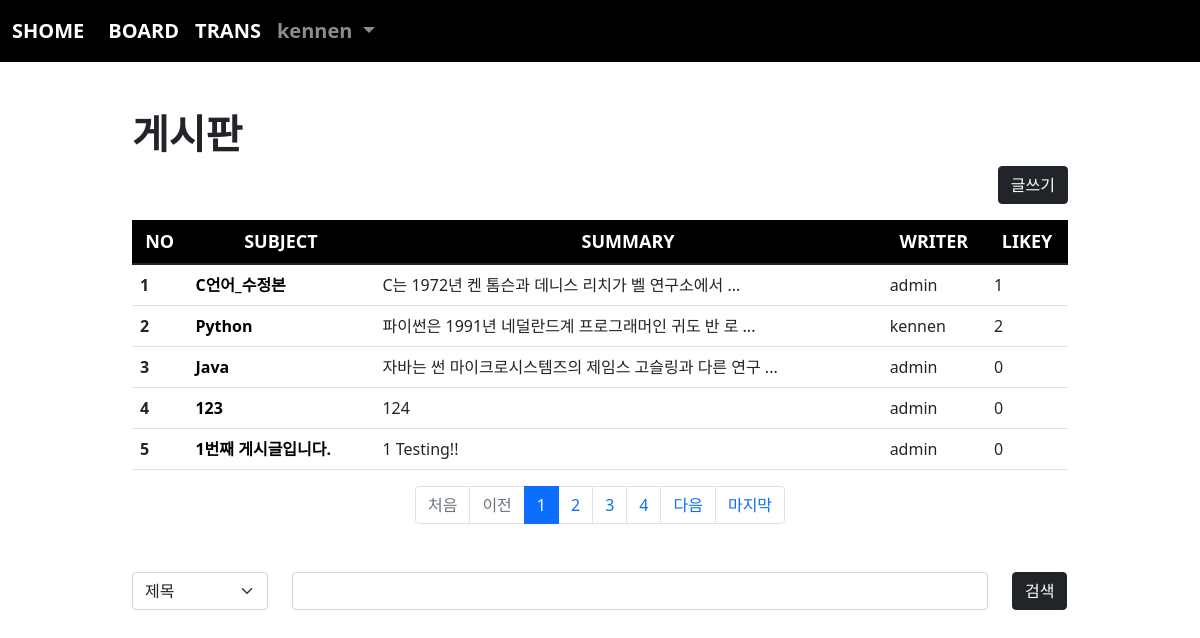
The page /board/index/ (signed in) on the database its author committed.
### acc/models.py (models this page shows, shortened)
class User(AbstractUser):
    comment = models.TextField()
    pic = models.ImageField(upload_to="user/%y")
    age = models.IntegerField(default=0)

### board/models.py (models this page shows, shortened)
class Board(models.Model):
    subject = models.CharField(max_length=200)
    writer = models.ForeignKey(User, on_delete=models.CASCADE, related_name="writer")
    content = models.TextField()
    likey = models.ManyToManyField(User, blank=True, related_name="likey")
    pubdate = models.DateTimeField()
    def summary(self):
        if len(self.content) > 30:
            return self.content[:30] + " ..."
        return self.content

### board/views.py (the view)
# urls.py: path('index/', views.index, name="index"),
def index(request):
    cate = request.GET.get("cate","")
    kw = request.GET.get("kw","")
    if kw:
        if cate == "sub":
            b = Board.objects.filter(subject__startswith=kw)
        elif cate == "wri":
            try:
                from acc.models import User
                u = User.objects.get(username=kw)
                b = Board.objects.filter(writer=u)
            except:
                b = Board.objects.none()
        else:
            b = Board.objects.filter(content__contains=kw)
    else:
        b = Board.objects.all()
    pg = request.GET.get("page", 1)
    pag = Paginator(b, 5)
    obj = pag.get_page(pg)
    context = {
        "blist" : obj,
        "cate" : cate,
        "kw" : kw
    }
    return render(request, "board/index.html", context)

### template/board/index.html (shortened to what this page needs)
{% extends 'base.html' %}
{% block con %}
    <div class="container mt-5" style="width:80%">
        <h1><b>게시판</b></h1>
        <div class="text-end">
            <a href="{% url 'board:create' %}" class="btn btn-dark">글쓰기</a>
        </div>
        <table class="table mt-3 table-hover">
            <thead class="text-center" style="background-color: black; color:white; font-weight: bold; font-size: 18px;">
                <tr>
                    <th scope="col">NO</th>
                    <th scope="col">SUBJECT</th>
                    <th scope="col">SUMMARY</th>
                    <th scope="col">WRITER</th>
                    <th scope="col">LIKEY</th>
                </tr>
            </thead>
            <tbody>
                {% for i in blist %}
                    <tr>
                        <th scope="row">{{ forloop.counter }}</th>
                        <td><a class="sub" href="{% url 'board:detail' i.id %}">{{ i.subject }}</a></td>
                        <td>{{ i.summary }}</td>
                        <td>{{ i.writer }}</td>
                        <td>{{ i.likey.count }}</td>
                    </tr>
                {% endfor %}
            </tbody>
        </table>
        <nav aria-label="Page navigation example">
            <ul class="pagination justify-content-center">
                {% if blist.has_previous %}
                    <li class="page-item">
                        <a class="page-link" href="{% url 'board:index' %}?page=1">처음</a>
                    </li>
                    <li class="page-item">
                        <a class="page-link" href="{% url 'board:index' %}?page={{blist.previous_page_number}}">이전</a>
                    </li>
                {% else %}
                    <li class="page-item disabled">
                        <a class="page-link">처음</a>
                    </li>
                    <li class="page-item disabled">
                        <a class="page-link">이전</a>
                    </li>
                {% endif %}
                {% for i in blist.paginator.page_range %}
                    {% if blist.number|add:-3 <= i and i <= blist.number|add:3 %}
                        <li class="page-item {% if blist.number == i %} active {% endif %}"><a class="page-link" href="{% url 'board:index' %}?page={{i}}">{{i}}</a></li>
                    {% endif %}
                {% endfor %}
                {% if blist.has_next %}
                    <li class="page-item">
                        <a class="page-link" href="{% url 'board:index' %}?page={{blist.next_page_number}}">다음</a>
                    </li>
                    <li class="page-item">
                        <a class="page-link" href="{% url 'board:index' %}?page={{blist.paginator.num_pages}}">마지막</a>
                    </li>
                {% endif %}
            </ul>
        </nav>
        <form>
            <div class="row mt-5 mb-5">
                <div class="col-lg-2">
                    <select name="cate" class="form-select" aria-label="Default select example">
                        <option value="sub" {% if cate == 'sub' %} selected {% endif %}>제목</option>
                    </select>
                </div>
                <div class="col-lg-9">
                    <input type="text" class="form-control" name="kw">
                </div>
                <div class="col-lg-1">
                    <button class="btn btn-dark">검색</button>
                </div>
            </div>
        </form>
</div>
{% endblock %}

### template/base.html (shortened to what this page needs)
<!doctype html>
<html lang="en">
    <head>
        <link href="https://cdn.jsdelivr.net/npm/bootstrap@5.1.3/dist/css/bootstrap.min.css" rel="stylesheet">
    </head>
    <body>
        {% if user.is_authenticated %}
            <nav class="navbar navbar-expand-lg navbar-dark" style="background-color: rgb(0, 0, 0); font-size: 20px; font-weight: bold;">
                <div class="container-fluid">
                    <a class="navbar-brand" href="{% url 'acc:index' %}">SHOME</a>
                    <div class="collapse navbar-collapse" id="navbarSupportedContent">
                        <ul class="navbar-nav me-auto mb-2 mb-lg-0">
                            <li class="nav-item">
                                <a class="nav-link active" aria-current="page" href="{% url 'board:index' %}">BOARD</a>
                            </li>
                            <li class="nav-item">
                                <a class="nav-link active" aria-current="page" href="{% url 'trans:index' %}">TRANS</a>
                            </li>
                            <li class="nav-item dropdown">
                                <a class="nav-link dropdown-toggle" href="#" id="navbarDropdown" role="button" data-bs-toggle="dropdown" aria-expanded="false">
                                    {{ user }}
                                </a>
                            </li>
                        </ul>
                    </div>
                </div>
            </nav>
        {% endif %}
        {% if user.is_authenticated %}
            {% block con %}{% endblock %}
        {% endif %}
    </body>
</html>

### template/board/index.html (style rules this page uses)
.sub { text-decoration: none; color: black; font-weight: bold; }

### rows shown on the page
User: username "kennen"
Board: subject "C언어_수정본", summary "C는 1972년 켄 톰슨과 데니스 리치가 벨 연구소에서 ...", writer "admin", likey.count "1"
Board: subject "Python", summary "파이썬은 1991년 네덜란드계 프로그래머인 귀도 반 로 ...", writer "kennen", likey.count "2"
Board: subject "Java", summary "자바는 썬 마이크로시스템즈의 제임스 고슬링과 다른 연구 ...", writer "admin", likey.count "0"
Board: subject "123", summary "124", writer "admin", likey.count "0"
Board: subject "1번째 게시글입니다.", summary "1 Testing!!", writer "admin", likey.count "0"

### other values the page prints
{{ i }} "1" "2" "3" "4"
